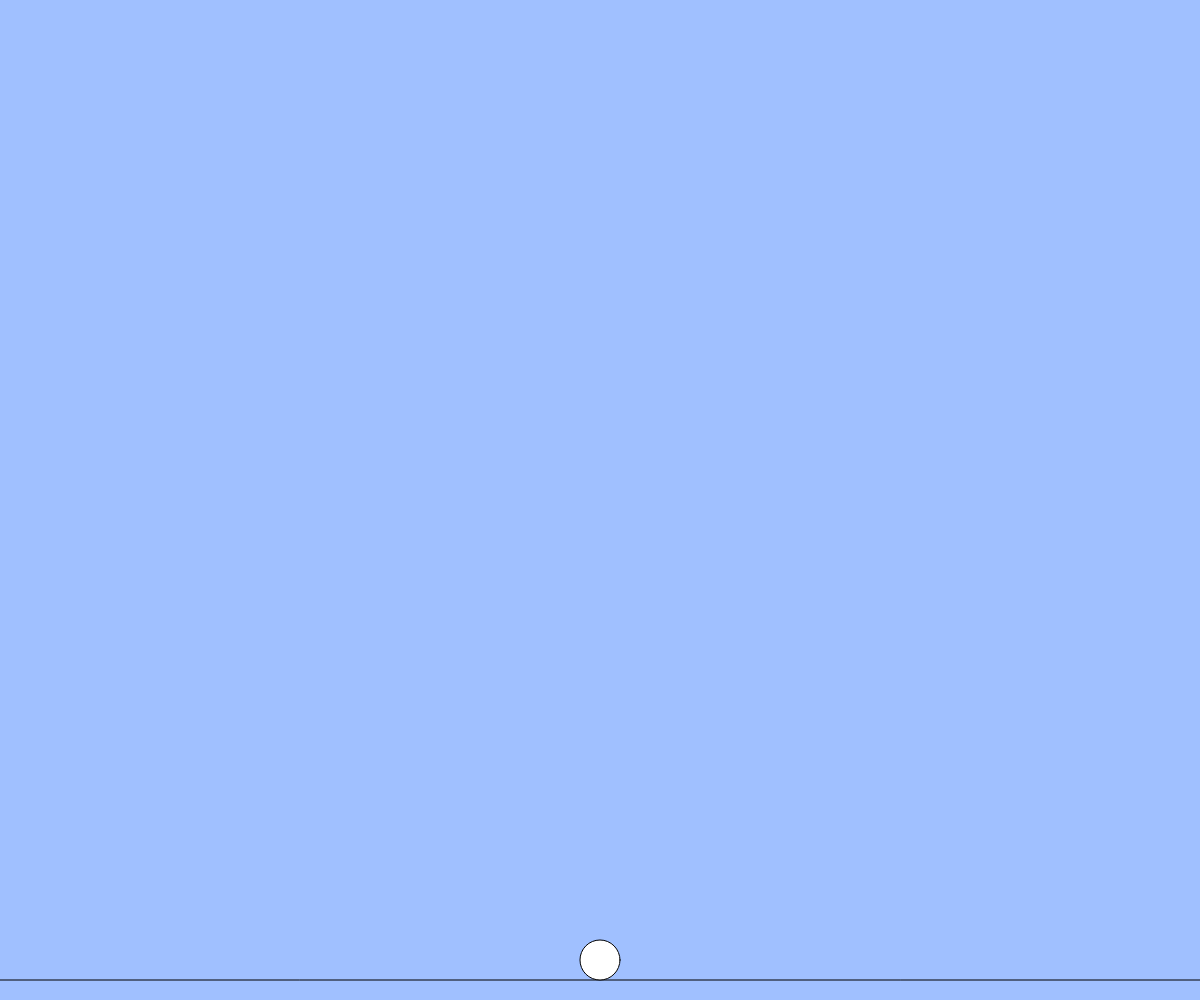
Frame 1 (no input)
Frame 60 (no input): identical to frame 1, image omitted
Frame 120 (the mouse pressed at the canvas centre since frame 60): identical to frame 1, image omitted

The p5.js sketch that drew this single still picture (run headless with seeded random() and noise() and a simulated clock; from frame 60 on, the mouse is pressed at the canvas centre):

// p5.js sketch
// ── sketch.js
// テキスト「アニメーションの基本」
let x, y, vx, vy;
const g = 1; // 重力加速度
const vyMax = 30;

function setup(){
  createCanvas(windowWidth, windowHeight);
  x = width / 2;
  y = height-40;
  vx = 8;
  vy = 0;
  jump = 20;
  size = 40;
}

function draw(){
  background(160, 192, 255);
  //ellipse(x, y, 20, 20);
  //x += vx;
  //y += vy;

  // 重力（コメント機能でオンオフ切り替えて実行してみましょう）
  //vy = constrain(vy + g, -vyMax, vyMax);

  // 端の処理パターン (1) 反対側から出てくる
  // if(x > width){ x = 0; }
  // else if(x < 0){ x = width; }
  // if(y > height){ y = 0; }
  // if(y < 0){ y = height; }

　// 端の処理パターン (2) 跳ね返る
  //if(x < 0 || x > width){ vx = -1 * vx; }
  //if(y > height){ vy = -1 * vy; }
  //x = constrain(x, 0, width);
  //y = constrain(y, 0, height);

  let gy = height - 20;
  line(0,gy,width,gy);
  ellipse(x,y,size,size);
  y += vy;
  if(keyIsDown(LEFT_ARROW)){ x -= 5; }
  if(keyIsDown(RIGHT_ARROW)){ x += 5; }
  if(x > width){ x = 0; }
  else if(x < 0){ x = width; }

  if(key == " "){
    x = width / 2;
    y = gy-20;
  }

  if(y < height-20-size/2 ){ //飛んだとき
    vy += g;
    }
    else {
      vy = 0;
      y = height-20-size/2;
   }
}

function windowResized(){
  resizeCanvas(windowWidth, windowHeight);
}

function mousePressed(){
 if(y >= height - 20 - size / 2){
    vy = -jump;
   }
}
